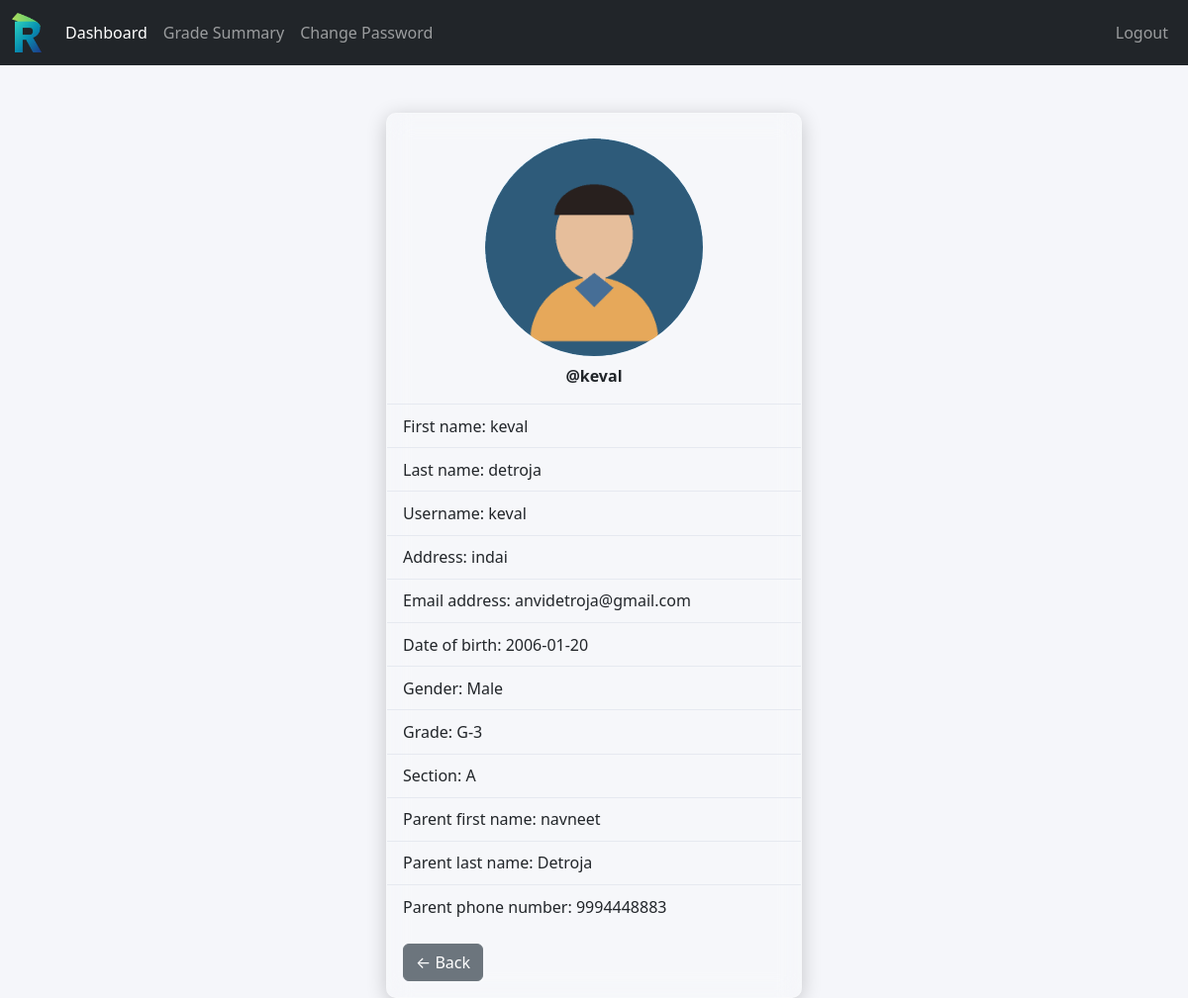
/Student/index.php (signed in), run on the app's committed database.
### tables this page shows
CREATE TABLE `student` (
  `student_id` int(11) NOT NULL,
  `username` varchar(127) NOT NULL,
  `password` varchar(255) NOT NULL,
  `fname` varchar(127) NOT NULL,
  `lname` varchar(255) NOT NULL,
  `grade` int(11) NOT NULL,
  `section` int(11) NOT NULL,
  `address` varchar(31) NOT NULL,
  `gender` varchar(7) NOT NULL,
  `email_address` varchar(255) NOT NULL,
  `date_of_birth` date DEFAULT NULL,
  `date_of_joined` timestamp NULL DEFAULT current_timestamp(),
  `parent_fname` varchar(127) NOT NULL,
  `parent_lname` varchar(127) NOT NULL,
  `parent_phone_number` varchar(31) NOT NULL,
  `subjets` varchar(50) DEFAULT NULL
);

CREATE TABLE `grades` (
  `grade_id` int(11) NOT NULL,
  `grade` varchar(31) NOT NULL,
  `grade_code` varchar(7) NOT NULL
);

CREATE TABLE `section` (
  `section_id` int(11) NOT NULL,
  `section` varchar(7) NOT NULL
);

### Student/data/student.php (called while the page is built, shortened)
<?php
function getStudentById($student_id, $conn){
    $sql = "SELECT *,section.section as sec_name FROM student INNER JOIN section
    ON student.section = section.section_id
            WHERE student_id=?";
    $stmt = $conn->prepare($sql);
    $stmt->execute([$student_id]);
    if ($stmt->rowCount() == 1) {
        $row = $stmt->fetch(PDO::FETCH_ASSOC);
        return normalizeStudentRow($row);
    } else {
        return 0;
    }
}
function normalizeStudentRow($original) {
    $map = [
        'email'         => ['email', 'email_address'],
        'dob'           => ['dob', 'date_of_birth'],
        'parent_phone'  => ['parent_phone', 'parent_phone_number'],
        'address'       => ['address'],
        'gender'        => ['gender'],
        'parent_fname'  => ['parent_fname'],
        'parent_lname'  => ['parent_lname'],
        'fname'         => ['fname'],
        'lname'         => ['lname'],
        'username'      => ['username'],
        'grade'         => ['grade', 'grade_id'],
        'section'       => ['section'],
        'student_id'    => ['student_id'],
    ];
    $row = $original;
    foreach ($map as $expectedKey => $possibleColumns) {
        $value = '';
        foreach ($possibleColumns as $col) {
            if (isset($original[$col]) && $original[$col] !== '') {
                $value = $original[$col];
                break;
            }
        }
        $row[$expectedKey] = $value;
    }
    return $row;
}
?>

### Student/data/grade.php (called while the page is built, shortened)
<?php
function getGradeById($grade_id, $conn){
    $sql = "SELECT * FROM grades
            WHERE grade_id=?";
    $stmt = $conn->prepare($sql);
    $stmt->execute([$grade_id]);
    if ($stmt->rowCount() == 1) {
        $grade = $stmt->fetch();
        return $grade;
    } else {
        return 0;
    }
}

### Student/index.php (the view, shortened to what this page needs)
<?php
if (isset($_SESSION['student_id']) && isset($_SESSION['role'])) {
        if($_SESSION['role']  == 'Student'){
        include "../DB_connection.php";
        include "data/student.php";
        include "data/grade.php";
        $student_id = $_SESSION['student_id'];
        $student    = getStudentById($student_id, $conn);
        $gradeLabel = '';
        if (!empty($student['grade'])) {
            $g_temp = getGradeById($student['grade'], $conn);
            if ($g_temp != 0) {
                $gradeLabel = $g_temp['grade_code'] . '-' . $g_temp['grade'];
            }
        }
?>
<!DOCTYPE html>
<html lang="en">
<head>
    <link rel="stylesheet" href="https://cdn.jsdelivr.net/npm/bootstrap@5.3.8/dist/css/bootstrap.min.css">
    <link rel="stylesheet" href="/school-management/style.css">
    <link rel="stylesheet" href="https://cdnjs.cloudflare.com/ajax/libs/font-awesome/4.7.0/css/font-awesome.min.css">
</head>
<body>
    <?php
    include "inc/navbar.php";
    ?>
    <div class="container mt-5">
        <div class="card profile-card">
            <div class="student-avatar-box">
                <?php
                    $gender = strtolower(trim($student['gender'] ?? ''));
                    if ($gender == 'male') {
                        $avatarImg = '/school-management/image/boy-avatar.png';
                    } else {
                        $avatarImg = '/school-management/image/girl-avatar.png';
                    }
                ?>
                <img src="<?= $avatarImg ?>" alt="Student photo"
                     onerror="this.onerror=null;this.src='/school-management/image/default-avatar.png';">
            </div>
            <div class="text-center mt-2 mb-3">
                <span class="fw-bold">@<?= $student['username'] ?? '' ?></span>
            </div>
            <div class="card-body p-0">
                <div class="detail-row">First name: <?= $student['fname'] ?? '' ?></div>
                <div class="detail-row">Last name: <?= $student['lname'] ?? '' ?></div>
                <div class="detail-row">Username: <?= $student['username'] ?? '' ?></div>
                <div class="detail-row">Address: <?= $student['address'] ?? '' ?></div>
                <div class="detail-row">Email address: <?= $student['email'] ?? '' ?></div>
                <div class="detail-row">Date of birth: <?= $student['dob'] ?? '' ?></div>
                <div class="detail-row">Gender: <?= $student['gender'] ?? '' ?></div>
                <div class="detail-row">Grade: <?= $gradeLabel ?></div>
                <div class="detail-row">Section: <?= $student['section'] ?? '' ?></div>
                <div class="detail-row">Parent first name: <?= $student['parent_fname'] ?? '' ?></div>
                <div class="detail-row">Parent last name: <?= $student['parent_lname'] ?? '' ?></div>
                <div class="detail-row">Parent phone number: <?= $student['parent_phone'] ?? '' ?></div>
                <div class="p-3">
                    <button type="button" class="btn btn-secondary" onclick="window.history.back(); return false;">&larr; Back</button>
                </div>
            </div>
        </div>
    </div>
</body>
</html>
<?php
    }else{
        header("Location: ../login.php");
        exit;
    }
}else{
    header("Location: ../login.php");
    exit;
}
?>

### style.css (style rules this page uses)
html { scroll-behavior: smooth; }
html, body { margin: 0; padding: 0; height: 100%; }
.card { background: rgba(255, 255, 255, 0.15) !important; backdrop-filter: blur(12px); -webkit-backdrop-filter: blur(12px); border: 1px solid rgba(255, 255, 255, 0.2) !important; }
.profile-card { max-width: 320px; width: 90%; background: rgba(255, 255, 255, 0.9); border-radius: 10px; box-shadow: 0 4px 20px rgba(0, 0, 0, 0.2); }

### Student/index.php (style rules this page uses)
body { background: #F5F6FA; }
.profile-card { border-radius: 10px; max-width: 420px; margin: 0 auto; }
.student-avatar-box { width: 220px; height: 220px; border-radius: 50%; background: #BEE3F8; overflow: hidden; display: flex; align-items: center; justify-content: center; margin: 25px auto 0; }
.student-avatar-box img { width: 100%; height: 100%; object-fit: cover; }
.detail-row { padding: 0.6rem 1rem; border-top: 1px solid #E6E9F0; }

### data on the page
student: username "keval", fname "keval", lname "detroja", address "indai", email_address "anvidetroja@gmail.com", date_of_birth "2006-01-20", gender "Male", section.section "A", parent_fname "navneet", parent_lname "Detroja", parent_phone_number "9994448883"
grades: gradeLabel "G-3"
